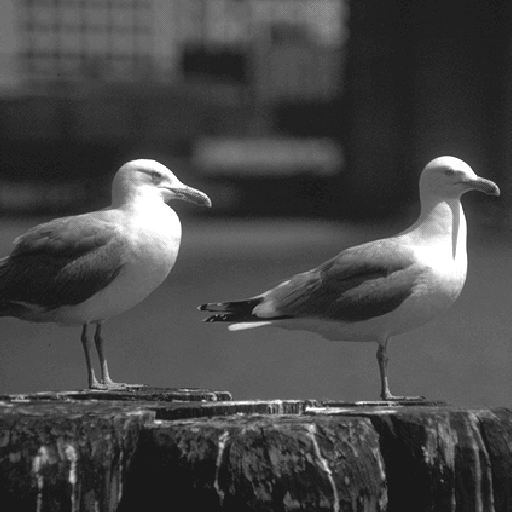
#> input picture test_images/bird.png, 512 x 512 px
$ python imageEncoder.py
#> lines starting #> are read from the running program, lines starting #| are printed output that depends on the picture
### imgcodec/codec.py
# 将编码与解码的流程整合为 imageEncoder 和 imageDecoder 两个函数
from pathlib import Path

import numpy as np

from .bitstream import read_bitstream, write_bitstream
from .dwt import dwt_2d, idwt_2d
from .scan import (
    inverse_predict_ll_subband,
    inverse_scan_high_frequency,
    inverse_scan_ll,
    lowest_subband_size,
    predict_ll_subband,
    scan_high_frequency,
    scan_ll_residual,
)
from PIL import Image

DEFAULT_LEVELS = 5
DEFAULT_BITSTREAM = "image.bit"
factor = np.sqrt(2.0)


def imageEncoder(orgImageFileName: str, quantizationStepSize: float) -> float:
    print(f"[ENCODER] Start. Image: {orgImageFileName}, q={quantizationStepSize}")

    q_step = float(quantizationStepSize)
    if q_step <= 0:
        raise ValueError("quantizationStepSize must be positive.")

    # 第 1 步：读取 512x512 灰度图像。
    image = np.asarray(Image.open(orgImageFileName).convert("L"), dtype=np.float64)
    if image is None:
        raise ValueError(f"[ERROR] Cannot read image: {orgImageFileName}")
    if image.shape != (512, 512):
        raise ValueError(f"[ERROR] Image size must be 512x512, got {image.shape}")
    print(f"[ENCODER] Image loaded, shape={image.shape}")

    # 第 2 步：做 5-level (5,3) wavelet subband decomposition。
    H_0 = np.array([-0.125, 0.25, 0.75, 0.25, -0.125], dtype=np.float64) * factor
    H_1 = np.array([-0.5, 1.0, -0.5], dtype=np.float64) * factor
    coeffs = dwt_2d(np.array(image, dtype=np.float64), 5, H_0=H_0, H_1=H_1)

    # 第 3 步：用步长 q 对 DWT 系数量化。
    quantized = np.sign(coeffs) * np.floor(np.abs(coeffs) / q_step)
    quantized = quantized.astype(np.int32)
    print(f"量化后非零系数数量: {np.count_nonzero(quantized)}")

    # 第 4 步：对最低频 LL 子带做预测。
    ll_h, ll_w = lowest_subband_size(quantized.shape, DEFAULT_LEVELS)
    ll = quantized[:ll_h, :ll_w]
    ll_residual = predict_ll_subband(ll)

    # 第 5 步：LL 用 raster scan，高频子带用 zero-tree scan。
    ll_tokens, ll_amplitudes = scan_ll_residual(ll_residual)
    hf_tokens, hf_amplitudes = scan_high_frequency(quantized, DEFAULT_LEVELS)

    # token 流只包含 zeros、EZT symbols 和 sizes；幅值流保存非零系数的 amplitude。
    tokens = ll_tokens + hf_tokens
    amplitudes = ll_amplitudes + hf_amplitudes

    # 第 6、7 步：Huffman 编码并记录 bitrate R(q)。
    bitrate = write_bitstream(
        DEFAULT_BITSTREAM,
        tokens=tokens,
        amplitudes=amplitudes,
        image_shape=quantized.shape,
        levels=DEFAULT_LEVELS,
        q_step=q_step,
        ll_token_count=len(ll_tokens),
        source_name=Path(orgImageFileName).name,
    )

    return float(bitrate)


# [92 lines left out: functions psnr, save_grayscale_image, imageDecoder, not called in this run]

### imgcodec/dwt.py
# DWT 用于能量集中，低频聚集到 LL 区
import numpy as np
from typing import List


def dwt_1d(arr: np.ndarray, H_0: List[float], H_1: List[float]) -> np.ndarray:
    M, N = arr.shape

    # 转换为 numpy 数组
    H_0_arr = np.array(H_0, dtype=np.float64)
    H_1_arr = np.array(H_1, dtype=np.float64)

    # 1D DWT 边界延拓
    padded = np.pad(arr, ((0, 0), (2, 2)), mode='reflect')

    low_filtered = np.zeros((M, N), dtype=np.float64)
    high_filtered = np.zeros((M, N), dtype=np.float64)

    # 滤波
    for k in range(len(H_0)):
        low_filtered += H_0_arr[k] * padded[:, k:k + N]
    for k in range(len(H_1)):
        high_filtered += H_1_arr[k] * padded[:, k + 2:k + 2 + N]

    #下采样
    L = low_filtered[:, ::2]
    H = high_filtered[:, ::2]

    # 水平拼接低频与高频部分
    return np.hstack((L, H))


def dwt_2d_1l(data: np.ndarray, region: List[int], H_0: List[float], H_1: List[float]) -> np.ndarray:
    r0, c0, r1, c1 = region
    sub_data = data[r0:r1, c0:c1].astype(np.float64)

    # 对行进行 1D DWT
    sub_data = dwt_1d(sub_data, H_0, H_1)

    # 对列进行 1D DWT (转置后处理行，再转置回来)
    sub_data = dwt_1d(sub_data.T, H_0, H_1).T

    # 将处理结果写回原区域
    out_data = data.astype(np.float64)
    out_data[r0:r1, c0:c1] = sub_data
    return out_data


def dwt_2d(image: np.ndarray, num: int, H_0: List[float], H_1: List[float]) -> np.ndarray:
    current_data = image.astype(np.float64)
    h, w = current_data.shape

    r0, c0 = 0, 0
    r1, c1 = h, w

    # 逐步对左上角的 LL 子带进行迭代分解
    for level in range(num):
        region = [r0, c0, r1, c1]
        current_data = dwt_2d_1l(current_data, region, H_0, H_1)

        r1 = r0 + (r1 - r0) // 2
        c1 = c0 + (c1 - c0) // 2

    return current_data


# [64 lines left out: functions idwt_1d, idwt_2d_1l, idwt_2d, not called in this run]

### imgcodec/scan.py
# scan 用于数据符号化 (E、Z、S)，便于下一步编码
from dataclasses import dataclass
from typing import Iterable, List, Sequence, Tuple
from collections import deque

import numpy as np

# 全局Token定义
ZERO_TOKEN = "Z"
EZT_TOKEN = "E"
SIZE_PREFIX = "S"

# 子带方向定义
ORIENTATIONS = ("HL", "LH", "HH")

# 子带系数基本信息：所在级、所在方向、
@dataclass(frozen=True)
class SubbandPosition:
    level: int
    orientation: str
    row: int
    col: int


def lowest_subband_size(shape: Tuple[int, int], levels: int) -> Tuple[int, int]:
    """计算多级分解后最低频 LL 子带的尺寸。"""
    return shape[0] // (2 ** levels), shape[1] // (2 ** levels)


# 对最低频 LL 子带做 DPCM 预测，输出残差
# 因为低频数值较大的分量多，所以用 A+B-C来推测某个自带系数对应的基准值
def predict_ll_subband(ll: np.ndarray) -> np.ndarray:
    """。"""
    residual = np.zeros_like(ll, dtype=np.int32)
    h, w = ll.shape
    for r in range(h):
        for c in range(w):
            if r == 0 and c == 0:
                pred = 0
            elif r == 0:
                pred = ll[r, c - 1]
            elif c == 0:
                pred = ll[r - 1, c]
            else:
                A = ll[r, c - 1]
                B = ll[r - 1, c]
                C = ll[r - 1, c - 1]
                pred = A + B - C
            residual[r, c] = ll[r, c] - pred
    return residual

# 根据 DPCM 残差恢复最低频 LL 子带
# [18 lines left out: function inverse_predict_ll_subband, not called in this run]


# Token 编码 (Z、S)
def value_to_token(value: int) -> Tuple[str, int | None]:
    value = int(value)
    if value == 0:
        return ZERO_TOKEN, None
    size = abs(value).bit_length()
    return f"{SIZE_PREFIX}{size}", value

# 判断是否为非零系数Token
def token_is_nonzero(token: str) -> bool:
    return token.startswith(SIZE_PREFIX)

# 从S前缀Token提取长度
def token_to_size(token: str) -> int:
    if not token_is_nonzero(token):
        raise ValueError(f"Token {token!r} does not contain a non-zero size.")
    return int(token[len(SIZE_PREFIX):])


# LL残差光栅扫描：从左到右从上到下存储Token和非零像素数值 (Z或者Sx)
def scan_ll_residual(residual: np.ndarray) -> Tuple[List[str], List[int]]:
    tokens: List[str] = []
    amplitudes: List[int] = []
    for value in residual.ravel(order="C"):
        token, amplitude = value_to_token(int(value))
        tokens.append(token)
        if amplitude is not None:
            amplitudes.append(amplitude)
    return tokens, amplitudes


# [11 lines left out: function inverse_scan_ll, not called in this run]


# 高频子带映射
def subband_bounds(shape: Tuple[int, int], level: int, orientation: str) -> Tuple[int, int, int, int]:
    """
    返回子带全局坐标 (r0, r1, c0, c1)
    HL: 水平高频 右上
    LH: 垂直高频 左下
    HH: 对角高频 右下
    level: 层级，level=1 最细层，level=levels 最粗层
    """
    if level < 1:
        raise ValueError("level 必须大于等于 1")
    height, width = shape
    sub_h = height // (2 ** level)
    sub_w = width // (2 ** level)

    if orientation == "HL":
        return 0, sub_h, sub_w, 2 * sub_w
    elif orientation == "LH":
        return sub_h, 2 * sub_h, 0, sub_w
    elif orientation == "HH":
        return sub_h, 2 * sub_h, sub_w, 2 * sub_w
    else:
        raise ValueError(f"Unknown orientation: {orientation}")

# 子带局部坐标推理全局图像坐标
def position_to_global(shape: Tuple[int, int], pos: SubbandPosition) -> Tuple[int, int]:
    r0, _, c0, _ = subband_bounds(shape, pos.level, pos.orientation)
    return r0 + pos.row, c0 + pos.col


# 高频位置遍历，将信息保留在生成器当中
def iter_high_frequency_positions(shape: Tuple[int, int], levels: int) -> Iterable[SubbandPosition]:
    for level in range(levels, 0, -1):
        sub_h = shape[0] // (2 ** level)
        sub_w = shape[1] // (2 ** level)
        for orient in ORIENTATIONS:
            for r in range(sub_h):
                for c in range(sub_w):
                    yield SubbandPosition(level, orient, r, c)


# 获取当前节点的直接子节点
def descendants(pos: SubbandPosition) -> List[SubbandPosition]:
    # 最细层级无后代
    if pos.level <= 1:
        return []
    child_level = pos.level - 1
    base_r = pos.row * 2
    base_c = pos.col * 2
    return [
        SubbandPosition(child_level, pos.orientation, base_r + dr, base_c + dc)
        for dr in (0, 1)
        for dc in (0, 1)
    ]

# 广度优先遍历整棵子树，整理这一个节点及其所有子孙节点的列表
def subtree_positions(pos: SubbandPosition) -> List[SubbandPosition]:
    result: List[SubbandPosition] = []
    q = deque(descendants(pos))
    while q:
        child = q.popleft()
        result.append(child)
        q.extend(descendants(child))
    return result

# 判断当前节点和整棵子树是否全部为 0
def subtree_all_zero(coeffs: np.ndarray, pos: SubbandPosition) -> bool:
    # 最细层无后代，不能作为零树根
    if pos.level <= 1:
        return False

    shape = coeffs.shape
    # 先校验自身
    gr, gc = position_to_global(shape, pos)
    if coeffs[gr, gc] != 0:
        return False

    # 再校验所有后代
    for child in subtree_positions(pos):
        cr, cc = position_to_global(shape, child)
        if coeffs[cr, cc] != 0:
            return False
    return True


# 高频零树扫描 / 逆扫描
def scan_high_frequency(coeffs: np.ndarray, levels: int) -> Tuple[List[str], List[int]]:
    """
    - 非零值 → S + 幅值
    - 零值 + 整树全零 → E (EZT 零树根)，子树全部标记跳过
    - 零值 + 子树存在非零 → Z (普通零)
    """
    tokens: List[str] = []
    amplitudes: List[int] = []
    visited: set[SubbandPosition] = set()
    shape = coeffs.shape

    for pos in iter_high_frequency_positions(shape, levels):
        if pos in visited:
            continue

        gr, gc = position_to_global(shape, pos)
        val = int(coeffs[gr, gc])

        if val != 0:
            # 非零系数
            token, amp = value_to_token(val)
            tokens.append(token)
            amplitudes.append(amp)
            visited.add(pos)
        elif subtree_all_zero(coeffs, pos):
            # 零树根 EZT：自身+所有后代全部跳过
            tokens.append(EZT_TOKEN)
            visited.add(pos)
            visited.update(subtree_positions(pos))
        else:
            # 普通零 Z：仅跳过自身
            tokens.append(ZERO_TOKEN)
            visited.add(pos)

    return tokens, amplitudes


# [42 lines left out: function inverse_scan_high_frequency, not called in this run]

### imgcodec/huffman.py
# Huffman编码：把 E、Z、Sx等符号转化为前缀码

from collections import Counter
import heapq
from typing import Dict, Iterable, List, Tuple

# 根据 token 序列统计频率并生成 Huffman 码表
def build_huffman_codes(symbols: Iterable[str]) -> Dict[str, str]:
    frequencies = Counter(symbols)
    if not frequencies:
        return {}

    # heap 中每个元素是 (频率, 排序编号, 树节点)
    # 排序编号保证频率相同时 Python 不需要比较 dict/list 等不可比较对象。
    heap: List[Tuple[int, int, object]] = []
    for order, (symbol, freq) in enumerate(frequencies.items()):
        heapq.heappush(heap, (freq, order, symbol))

    # 只有一种 token 时，给它分配单比特码 0
    if len(heap) == 1:
        return {heap[0][2]: "0"}

    next_order = len(heap)
    # 创建 Huffman 树：选频率最小的两个节点合并，推入堆重排直到只剩一个数
    while len(heap) > 1:
        freq1, _order1, node1 = heapq.heappop(heap)
        freq2, _order2, node2 = heapq.heappop(heap)
        parent = (node1, node2)
        heapq.heappush(heap, (freq1 + freq2, next_order, parent))
        next_order += 1

    root = heap[0][2]
    codes: Dict[str, str] = {}

    # 递归遍历 Huffman 树，左分支补 0，右分支补 1
    def walk(node: object, prefix: str) -> None:
        if isinstance(node, str):
            codes[node] = prefix
            return
        left, right = node
        walk(left, prefix + "0")
        walk(right, prefix + "1")

    walk(root, "")
    return codes

# 把 token 序列替换成 Huffman 比特字符串
def huffman_encode(symbols: Iterable[str], codes: Dict[str, str]) -> str:
    return "".join(codes[symbol] for symbol in symbols)

# 根据 Huffman 码表和 token 数量解码 token 序列
# [21 lines left out: function huffman_decode, not called in this run]

# 把 0/1字符串打包成 bytes
def pack_bits(bit_string: str) -> bytes:
    if not bit_string:
        return b""
    # 不够的补位
    padding = (-len(bit_string)) % 8
    padded = bit_string + ("0" * padding)
    return bytes(int(padded[i : i + 8], 2) for i in range(0, len(padded), 8))

# 把 bytes 还原为指定长度的 0/1字符串
# [6 lines left out: function unpack_bits, not called in this run]

### imgcodec/bitstream.py
"""Read and write the compressed image.bit file.

位流文件采用一个简单、可调试的二进制容器：
1. 固定 magic 字符串，用来确认文件类型；
2. 4 字节 header 长度；
3. UTF-8 JSON header，保存图像尺寸、量化步长、Huffman 码表等元数据；
4. Huffman token bytes；
5. amplitude bytes。

这样做的好处是：Huffman 编码确实用于 token 流，同时文件又容易检查和扩展。
"""


import json
from pathlib import Path
from typing import Dict, Iterable, List, Sequence, Tuple

from .huffman import build_huffman_codes, huffman_decode, huffman_encode, pack_bits, unpack_bits
from .scan import token_is_nonzero, token_to_size


MAGIC = b"IVCNC1\n"


def encode_amplitudes(tokens: Sequence[str], amplitudes: Sequence[int]) -> str:
    """把非零幅值编码成符号-幅值 bit string。

    每个非零 token S<size> 后面跟：
    - 1 bit 符号位：0 表示正数，1 表示负数；
    - size bits 幅值绝对值。
    """

    bits: List[str] = []
    amp_index = 0

    for token in tokens:
        if not token_is_nonzero(token):
            continue

        if amp_index >= len(amplitudes):
            raise ValueError("Not enough amplitudes for non-zero tokens.")

        value = int(amplitudes[amp_index])
        amp_index += 1
        size = token_to_size(token)
        magnitude = abs(value)

        if magnitude.bit_length() > size:
            raise ValueError("Amplitude does not fit into its recorded size.")

        sign_bit = "1" if value < 0 else "0"
        bits.append(sign_bit)
        bits.append(f"{magnitude:0{size}b}")

    if amp_index != len(amplitudes):
        raise ValueError("Extra amplitudes remain after encoding.")

    return "".join(bits)


# [27 lines left out: function decode_amplitudes, not called in this run]


def write_bitstream(
    path: str | Path,
    tokens: Sequence[str],
    amplitudes: Sequence[int],
    image_shape: Tuple[int, int],
    levels: int,
    q_step: float,
    ll_token_count: int,
    source_name: str,
) -> float:
    """把压缩结果写入 image.bit，并返回实际文件 bit rate。"""

    codes = build_huffman_codes(tokens)
    token_bits = huffman_encode(tokens, codes)
    amplitude_bits = encode_amplitudes(tokens, amplitudes)

    token_bytes = pack_bits(token_bits)
    amplitude_bytes = pack_bits(amplitude_bits)

    header: Dict[str, object] = {
        "version": 1,
        "height": int(image_shape[0]),
        "width": int(image_shape[1]),
        "levels": int(levels),
        "q_step": float(q_step),
        "ll_token_count": int(ll_token_count),
        "total_token_count": int(len(tokens)),
        "token_bit_length": int(len(token_bits)),
        "amplitude_bit_length": int(len(amplitude_bits)),
        "token_byte_length": int(len(token_bytes)),
        "amplitude_byte_length": int(len(amplitude_bytes)),
        "huffman_codes": codes,
        "source_name": source_name,
    }

    header_bytes = json.dumps(header, ensure_ascii=False, sort_keys=True).encode("utf-8")
    path = Path(path)

    with path.open("wb") as file:
        file.write(MAGIC)
        file.write(len(header_bytes).to_bytes(4, byteorder="big", signed=False))
        file.write(header_bytes)
        file.write(token_bytes)
        file.write(amplitude_bytes)

    # 课程中的 R(q) 通常按 bits per pixel 计算。
    # 这里使用最终 image.bit 文件大小，包含码表和 header 开销，更接近真实传输代价。
    total_bits = path.stat().st_size * 8
    return total_bits / float(image_shape[0] * image_shape[1])


# [46 lines left out: functions read_bitstream_header, read_bitstream, not called in this run]

### imageEncoder.py
"""Executable encoder module required by the final project.

用法：
python imageEncoder.py path/to/image.png 16

也可以在 Python 中直接调用：
from imageEncoder import imageEncoder
bitrate = imageEncoder("image.png", 16)
"""

from __future__ import annotations

import argparse

from imgcodec.codec import imageEncoder


def main() -> None:
    """命令行入口：读取参数、调用 encoder、打印 bitrate。"""

    parser = argparse.ArgumentParser(description="Encode a grayscale image into image.bit.")
    parser.add_argument("--orgImageFileName", default="test_images/bird.png", help="Path to the original image.")
    parser.add_argument("--quantizationStepSize", default=0.1, type=float, help="Quantization step size q.")
    args = parser.parse_args()

    bitrate = imageEncoder(args.orgImageFileName, args.quantizationStepSize)
#| [ENCODER] Image loaded, shape=(512, 512)
#> the loop in dwt_2d, `for level in range(num):` made 5 passes
#> pass 1, in dwt_2d_1l, `sub_data = dwt_1d(sub_data, H_0, H_1)`:
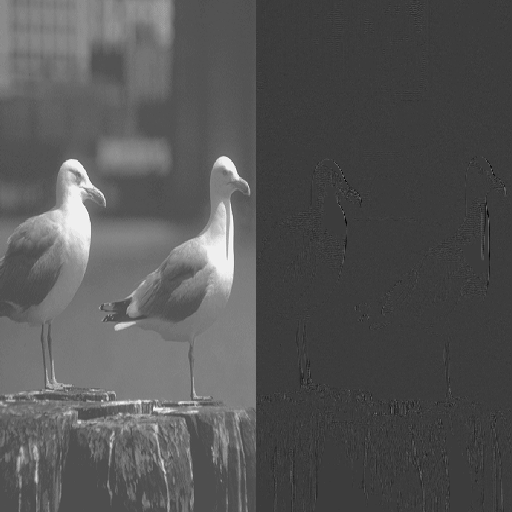
#> sub_data: shape (512, 512) float64; min -122.3, max 391.4, mean 50.7; drawn with min black and max white
#> pass 1, in dwt_1d (call 2), `padded = np.pad(arr, ((0, 0), (2, 2)), mode='reflect')`:
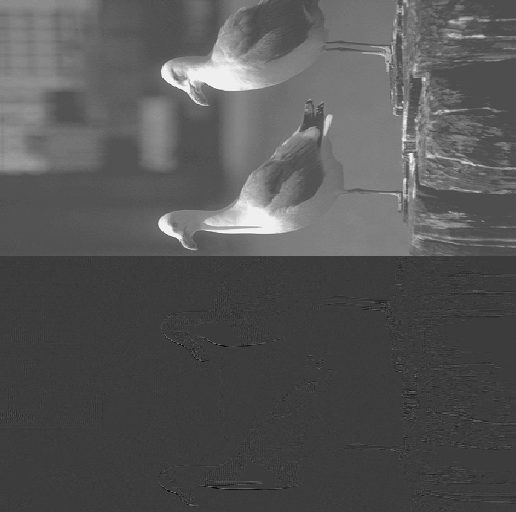
#> padded: shape (512, 516) float64; min -122.3, max 391.4, mean 50.7; drawn with min black and max white
#> pass 1, in dwt_2d_1l, `sub_data = dwt_1d(sub_data.T, H_0, H_1).T`:
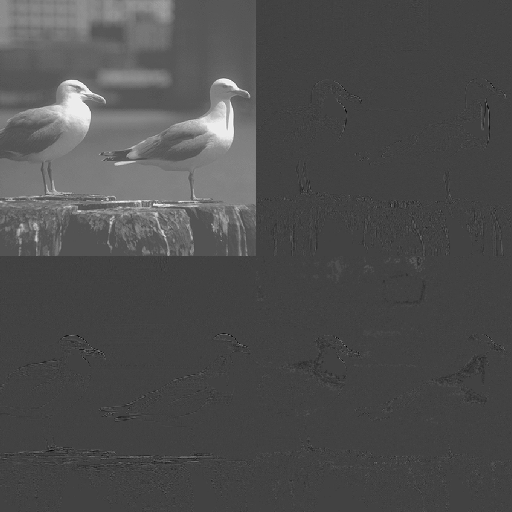
#> sub_data: shape (512, 512) float64; min -198.5, max 564.7, mean 36; drawn with min black and max white
#> after the loop in dwt_2d, `for level in range(num):`:
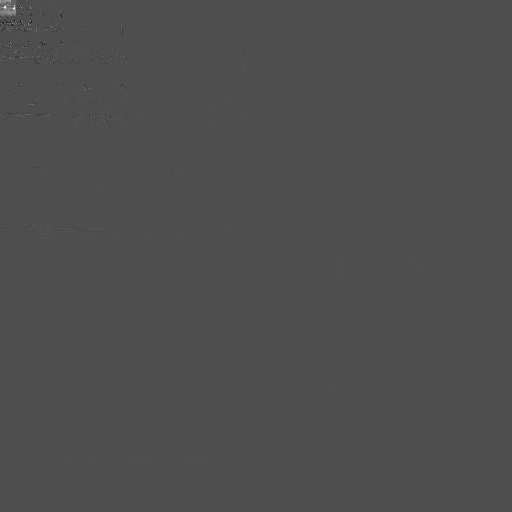
#> current_data: shape (512, 512) float64; min -4140.8, max 9260.5, mean 2.1; drawn with min black and max white
#> after the loop in dwt_2d, `for level in range(num):`: c1 = 16
#| 量化后非零系数数量: 239059
#> the loop in scan_ll_residual, `for value in residual.ravel(order="C"):` made 256 passes
#> (size in value_to_token, token, amplitude) on passes 1 to 3: (16, 'S16', 37127), (14, 'S14', -10885), (12, 'S12', 2794)
#> after the loop in scan_ll_residual, `for value in residual.ravel(order="C"):`: amplitudes = 256 values, max 62465 at index 94, min -56668 at index 95, mean 54.47; tokens = 256 items, first 6: 'S16', 'S14', 'S12', 'S11', 'S8', 'S13'
#> in imageEncoder, `ll_tokens, ll_amplitudes = scan_ll_residual(ll_residual)`: ll_tokens has the same summary as tokens in scan_ll_residual; ll_amplitudes has the same summary as amplitudes in scan_ll_residual
#> the loop in scan_high_frequency, `for pos in iter_high_frequency_positions(shape, levels):` made 261888 passes
#> (val, value in value_to_token, size in value_to_token, token, amp) on passes 1 to 8: (724, 724, 10, 'S10', 724), (1426, 1426, 11, 'S11', 1426), (-1329, -1329, 11, 'S11', -1329), (-1422, -1422, 11, 'S11', -1422), (-2743, -2743, 12, 'S12', -2743), (-465, -465, 9, 'S9', -465), (-200, -200, 8, 'S8', -200), (-7983, -7983, 13, 'S13', -7983)
#> the loop in build_huffman_codes, `for order, (symbol, freq) in enumerate(frequencies.items()):` made 18 passes
#> (symbol, freq) on passes 1 to 8: ('S16', 18), ('S14', 261), ('S12', 1374), ('S11', 2726), ('S8', 26512), ('S13', 608), ('S10', 5432), ('S9', 12634)
#> the loop in build_huffman_codes, `while len(heap) > 1:` made 17 passes
#> the loop in encode_amplitudes, `for token in tokens:` made 257248 passes
#> token on passes 1 to 3: 'S16', 'S14', 'S12'
    print(f"Bitrate R(q) = {bitrate:.6f} bits/pixel")
    print("Output bitstream: image.bit")


if __name__ == "__main__":
#> (the run stopped early here; a loop or call above may not have finished)
